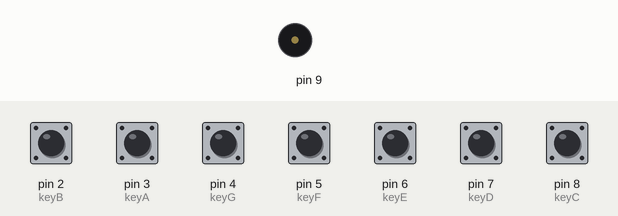
A sketch run on a simulated Arduino Uno, built with avr-gcc and run on an emulated ATmega328P. Parts: buzzer (waves = sounding). The inputs (shaded band) are chosen by the test bench; at power-on: pin 2 (keyB), pin 3 (keyA), pin 4 (keyG), pin 5 (keyF), pin 6 (keyE), pin 7 (keyD), pin 8 (keyC) HIGH.

Above: at 1.2 s.
1.3 s: pin 2 (keyB) pulled LOW for 0.15 s
At 1.37 s:
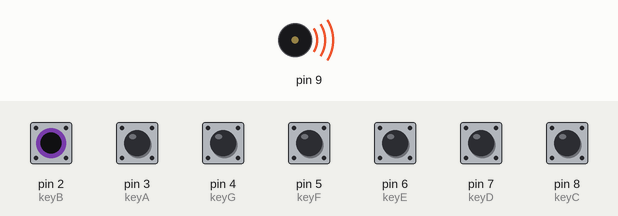
Timing chart, 0 to 4.3 s (numbered marks = the images above; inputs shaded):
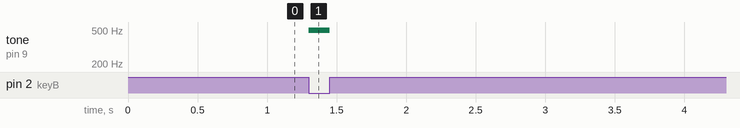

The sketch:

V1.ino
```cpp
//V1: vertical prototype
//Goal: Change the volume of the buzzer using software
#include <toneAC.h>

//Maintaining the ability to change frequencies for our octave button
int C = 262;
int Cs = 277;
int D = 294;
int Ds = 311;
int E = 330;
int F = 349;
int Fs = 370;
int G = 392;
int Gs = 415;
int A = 440;
int As = 466;
int B = 494;
int highC = 523;

const int keyC = 8;
const int keyD = 7;
const int keyE = 6;
const int keyF = 5;
const int keyG = 4;
const int keyA = 3;
const int keyB = 2;
const int highkeyC = 1;

//const int buzzer = 11;

void setup() {
  //sets up the pins that connect our pushbuttons


  pinMode(keyC, INPUT);
  digitalWrite(keyC, HIGH);

  pinMode(keyD, INPUT);
  digitalWrite(keyD, HIGH);

  pinMode(keyE, INPUT);
  digitalWrite(keyE, HIGH);

  pinMode(keyF, INPUT);
  digitalWrite(keyF, HIGH);

  pinMode(keyG, INPUT);
  digitalWrite(keyG, HIGH);

  pinMode(keyA, INPUT);
  digitalWrite(keyA, HIGH);

  pinMode(keyB, INPUT);
  digitalWrite(keyB, HIGH);

  pinMode(highkeyC, INPUT);
  digitalWrite(highkeyC, HIGH);
}

void loop() {
  // put your main code here, to run repeatedly:

  //If the button is being pressed, plays the corresponding note
   while(digitalRead(keyC) == LOW){
      toneAC(C, 1);
   }
   while(digitalRead(keyD) == LOW){
      toneAC( D, 3);
   }
   while(digitalRead(keyE) == LOW){
      toneAC(E, 4);
   }
   while(digitalRead(keyF) == LOW){
      toneAC( F,6);
   }
   while(digitalRead(keyG) == LOW){
      toneAC(G,7);
   }
   while(digitalRead(keyA) == LOW){
      toneAC(A, 9);
   }
   while(digitalRead(keyB) == LOW){
      toneAC(B, 10);

   }

   //If no button is being pressed, turns off the buzzer.
   noToneAC();


}
```

Measured:
- after the input at 1.3 s, tone on pin 9: silent → 494 Hz at once, → silent 0.15 s later
